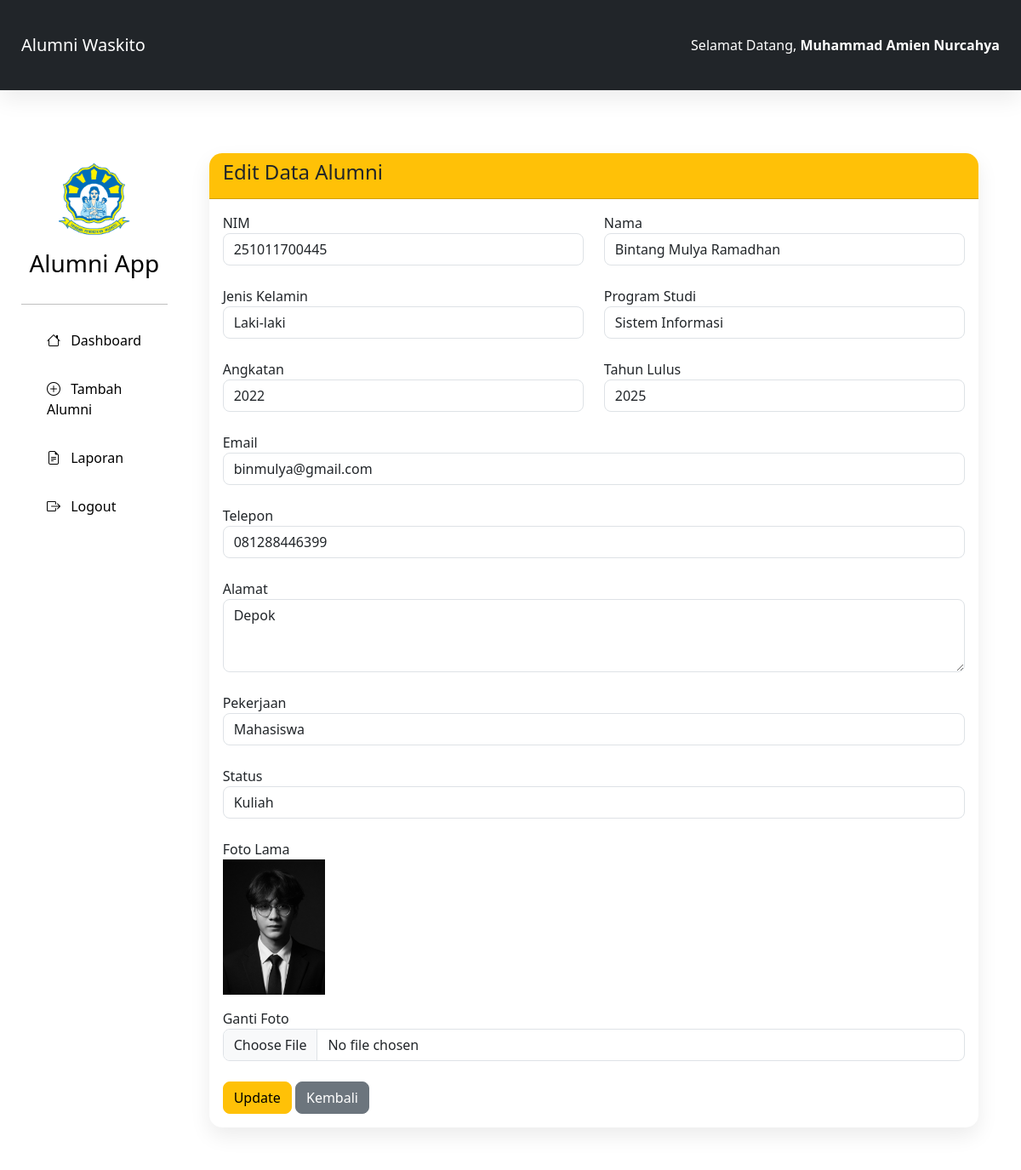
The app's page /view/edit.php?id=5 (signed in) with its own data.
### tables this page shows
CREATE TABLE `alumni` (
  `id` bigint(20) NOT NULL,
  `nim` varchar(20) NOT NULL,
  `nama` varchar(100) NOT NULL,
  `jenis_kelamin` enum('Laki-laki','Perempuan') NOT NULL,
  `prodi` varchar(100) NOT NULL,
  `angkatan` year(4) NOT NULL,
  `tahun_lulus` year(4) NOT NULL,
  `email` varchar(100) DEFAULT NULL,
  `telepon` varchar(20) DEFAULT NULL,
  `alamat` text DEFAULT NULL,
  `pekerjaan` varchar(100) DEFAULT NULL,
  `status` enum('Bekerja','Kuliah','Wirausaha','Belum Bekerja') DEFAULT 'Belum Bekerja',
  `foto` varchar(255) DEFAULT 'default.png',
  `created_at` timestamp NOT NULL DEFAULT current_timestamp(),
  `updated_at` timestamp NOT NULL DEFAULT current_timestamp() ON UPDATE current_timestamp()
);

### model/Alumni.php (called while the page is built, shortened)
<?php
class Alumni extends Database
{
    public function detail($id)
    {
        $conn = $this->getConnection();
        $sql = mysqli_query($conn,
        "SELECT * FROM alumni WHERE id='$id'");
        return mysqli_fetch_assoc($sql);
    }
}

### controller/AlumniController.php (called while the page is built, shortened)
<?php
require_once "../model/Alumni.php";
class AlumniController
{
    private $alumni;
    public function __construct()
    {
        $this->alumni = new Alumni();
    }
    public function detail($id)
    {
        return $this->alumni->detail($id);
    }
}

### view/edit.php (the view, shortened to what this page needs)
<?php
require_once "../controller/AlumniController.php";
$controller = new AlumniController();
$data = $controller->detail($_GET['id']);
include "template/header.php";
include "template/sidebar.php";
?>
<div class="container-fluid">
<div class="card shadow">
<div class="card-header bg-warning">
<h4>Edit Data Alumni</h4>
</div>
<div class="card-body">
<form
action="../controller/AlumniController.php?action=edit"
method="POST"
enctype="multipart/form-data">
<div class="row">
<div class="col-md-6">
<label>NIM</label>
<input
type="text"
name="nim"
class="form-control"
value="<?= $data['nim']; ?>"
required>
</div>
<div class="col-md-6">
<label>Nama</label>
<input
type="text"
name="nama"
class="form-control"
value="<?= $data['nama']; ?>"
required>
</div>
</div>
<br>
<div class="row">
<div class="col-md-6">
<label>Jenis Kelamin</label>
<select
name="jenis_kelamin"
class="form-control">
<option
value="Laki-laki"
<?= $data['jenis_kelamin']=="Laki-laki" ? "selected" : ""; ?>>
Laki-laki
</option>
</select>
</div>
<div class="col-md-6">
<label>Program Studi</label>
<input
type="text"
name="prodi"
class="form-control"
value="<?= $data['prodi']; ?>">
</div>
</div>
<br>
<div class="row">
<div class="col-md-6">
<label>Angkatan</label>
<input
type="number"
name="angkatan"
class="form-control"
value="<?= $data['angkatan']; ?>">
</div>
<div class="col-md-6">
<label>Tahun Lulus</label>
<input
type="number"
name="tahun_lulus"
class="form-control"
value="<?= $data['tahun_lulus']; ?>">
</div>
</div>
<br>
<label>Email</label>
<input
type="email"
name="email"
class="form-control"
value="<?= $data['email']; ?>">
<br>
<label>Telepon</label>
<input
type="text"
name="telepon"
class="form-control"
value="<?= $data['telepon']; ?>">
<br>
<label>Alamat</label>
<textarea
name="alamat"
class="form-control"
rows="3"><?= $data['alamat']; ?></textarea>
<br>
<label>Pekerjaan</label>
<input
type="text"
name="pekerjaan"
class="form-control"
value="<?= $data['pekerjaan']; ?>">
<br>
<label>Status</label>
<select
name="status"
class="form-control">
<?php
$status = [
"Bekerja",
"Kuliah",
"Wirausaha",
"Belum Bekerja"
];
foreach($status as $s){
?>
<option
value="<?= $s;?>"
<?= $data['status']==$s ? "selected" : ""; ?>>
<?= $s;?>
</option>
<?php } ?>
</select>
<br>
<label>Foto Lama</label>
<br>
<img
src="../uploads/<?= $data['foto'];?>"
width="120"
class="mb-3">
<br>
<label>Ganti Foto</label>
<input
type="file"
name="foto"
class="form-control"
accept=".jpg,.jpeg,.png">
<br>
<button
class="btn btn-warning"
name="update">
Update
</button>
<a
href="dashboard.php"
class="btn btn-secondary">
Kembali
</a>
</form>
</div>
</div>
</div>
<?php include "template/footer.php"; ?>

### assets/css/style.css (style rules this page uses)
* { margin:0; padding:0; box-sizing:border-box; font-family:'Segoe UI',sans-serif; }
body { background:#ffffff; }
.card { border:none; border-radius:15px; }
.card-header { border-radius:15px 15px 0 0 !important; }
.btn { border-radius:8px; }
.form-control, .form-select { border-radius:8px; }
.shadow { box-shadow:0 10px 25px rgba(0,0,0,.08)!important; }
.container-fluid { padding:25px; }

### records on screen
alumni: nim "251011700445", nama "Bintang Mulya Ramadhan", jenis_kelamin "Laki-laki", prodi "Sistem Informasi", angkatan "2022", tahun_lulus "2025", email "binmulya@gmail.com", telepon "081288446399", alamat "Depok", pekerjaan "Mahasiswa", status "Kuliah", foto (picture)

### other values on screen
$_SESSION['nama'] "Muhammad Amien Nurcahya"
